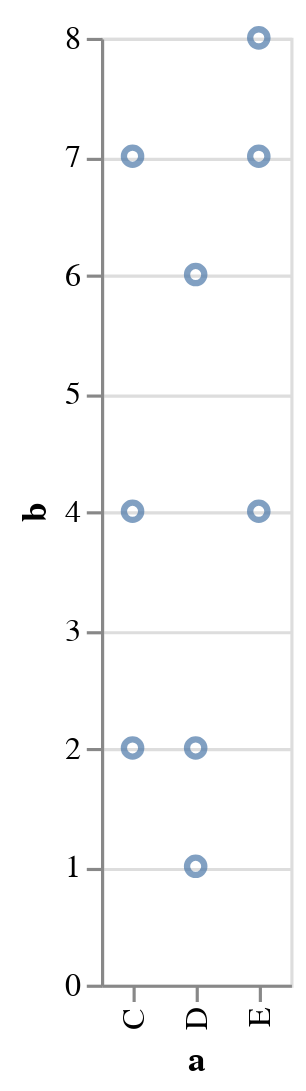

The cell this chart's notebook holds for it:
### Markdown cell above
This problem of the one axis can be addressed by using the `.encode()` method in parallel with the `.mark_point()` method(I can exchange this with lines and bars as well as is demonstrated down below) and specifying which variables are arranged on which axis:

### Code cell
alt.Chart(data).mark_point().encode(
    x='a',
    y='b'
)

### Figure 1 — Vega-Lite specification as saved in the notebook (floating-point values rounded to 4 significant figures)
{"config": {"view": {"continuousWidth": 400, "continuousHeight": 300}}, "data": {"name": "data-347f1284ea3247c0f55cb966abbdd2d8"}, "mark": "point", "encoding": {"x": {"type": "nominal", "field": "a"}, "y": {"type": "quantitative", "field": "b"}}, "$schema": "https://vega.github.io/schema/vega-lite/v4.8.1.json", "datasets": {"data-347f1284ea3247c0f55cb966abbdd2d8": [{"a": "C", "b": 2}, {"a": "C", "b": 7}, {"a": "C", "b": 4}, {"a": "D", "b": 1}, {"a": "D", "b": 2}, {"a": "D", "b": 6}, {"a": "E", "b": 8}, {"a": "E", "b": 4}, {"a": "E", "b": 7}]}}
